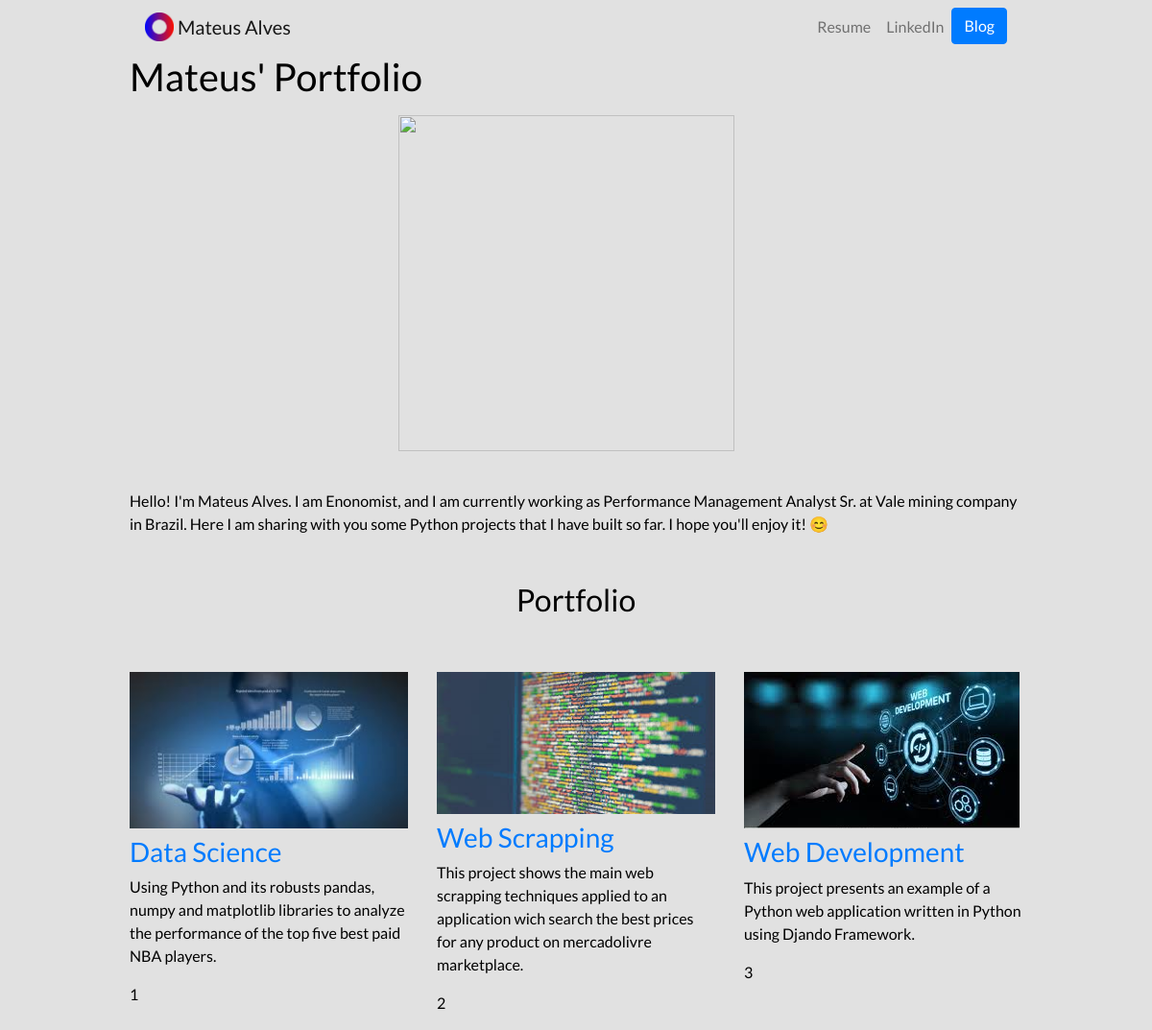
The app's page /, older data.
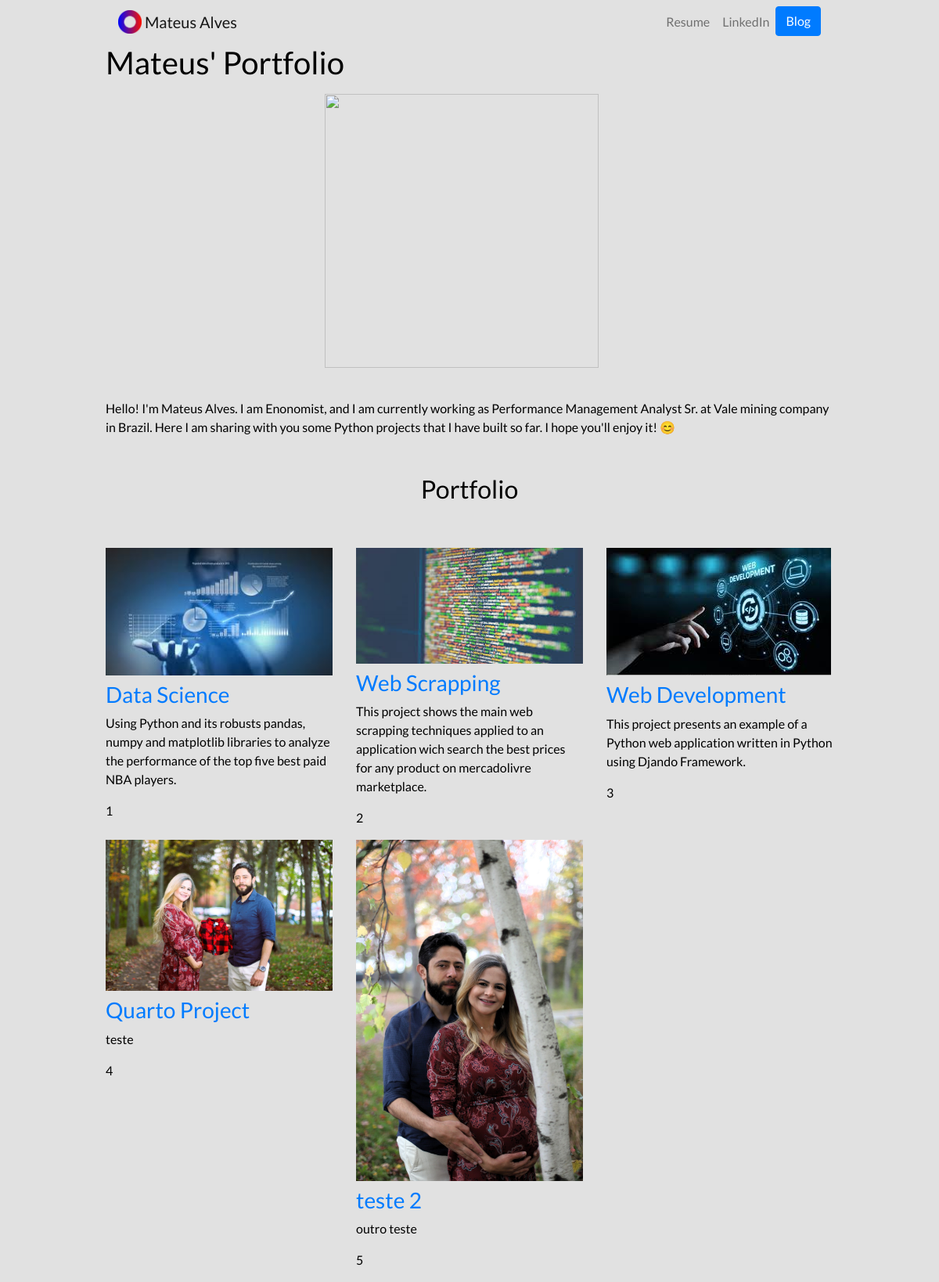
The same page, newer data.
### portfolio/models.py (models this page shows, shortened)
class Project(models.Model):
    title = models.CharField(max_length=100)
    description = models.CharField(max_length=250)
    image = models.ImageField(upload_to='portfolio/images/')
    url = models.URLField(blank=True)

### portfolio/views.py (the view)
# urls.py: 2. Add a URL to urlpatterns:  path('', views.home, name='home')
def home(request):
    projects = Project.objects.all()     # pega todos os objetos do banco de dados!
    return render(request, 'portfolio/home_backup.html', {'projects': projects})

### portfolio/templates/portfolio/home_backup.html
{% extends 'portfolio/base.html' %}
{% load static %}
{% block content %}
<h1>Mateus' Portfolio</h1>
<div class="row justify-content-center my-3">
    <div class="col-5">
        <img src="{% static 'portfolio/me1.png' %}" class="img-fluid" lenght="400" width="350">
    </div>
</div>
<br>
<p class="fw-bolder">Hello! I'm Mateus Alves. I am Enonomist, and I am currently working
    as Performance Management Analyst Sr. at Vale mining company in Brazil. Here I am sharing with you some
    Python projects that I have built so far. I hope you'll enjoy it! 😊</p <br>
<h2 class="mt-5">Portfolio</h2>
<br>
<br>
<div class="row">
    {% for project in projects %}
    <div class="col-lg-4 col-md-6">
        {% if project.url %}
        <a href="portfolio/{{ project.id }}">
            <img src="{{ project.image.url }}" class="img-fluid mb-2">
        </a>
        {% else %}
        <img src="{{ project.image.url }}" class="img-fluid mb-2">
        {% endif %}
        <h3><a href="portfolio/{{ project.id }}">{{ project.title }}</a></h3>
        <p>{{ project.description }}</p>
        <p>{{ project.id }}</p>
    </div>
    {% endfor %}
</div>
{% endblock %}

Row changes from the older to the newer data that the page shows:
added Project: image (picture), title "Quarto Project", description "teste", id "4"
added Project: image (picture), title "teste 2", description "outro teste", id "5"
